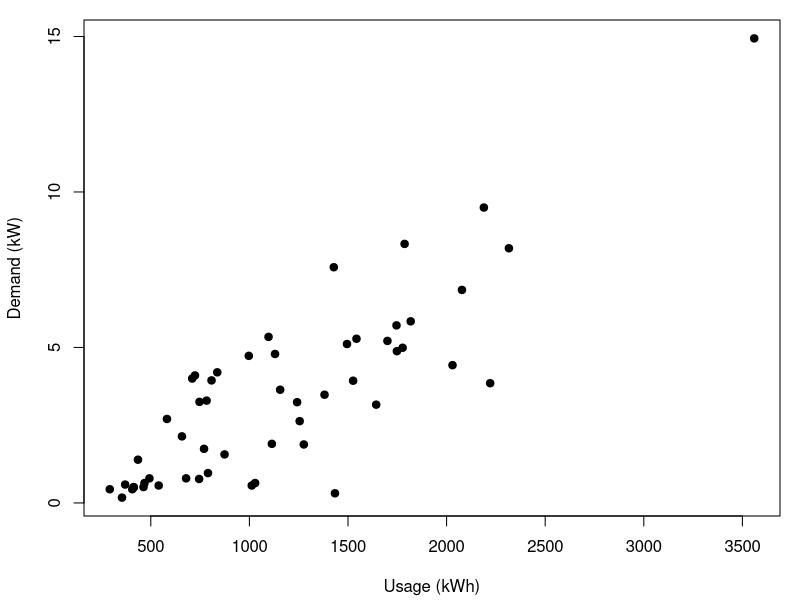
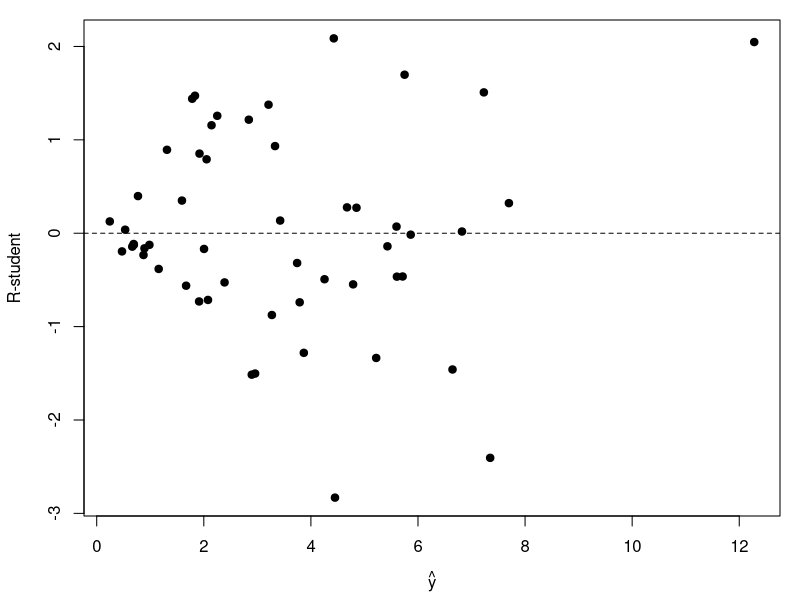
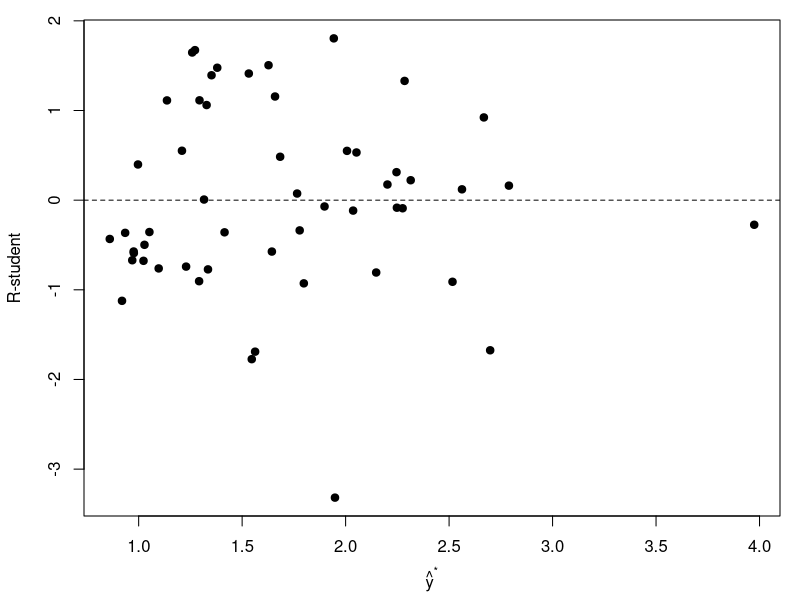
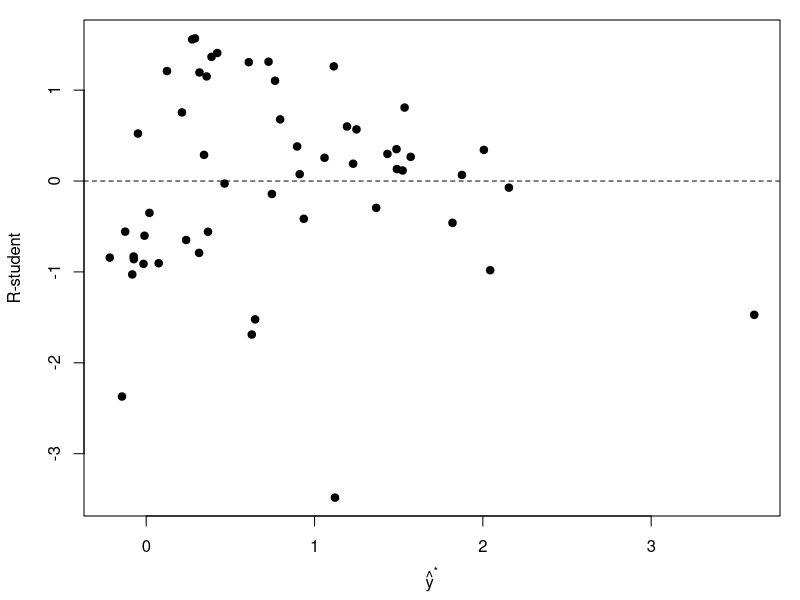
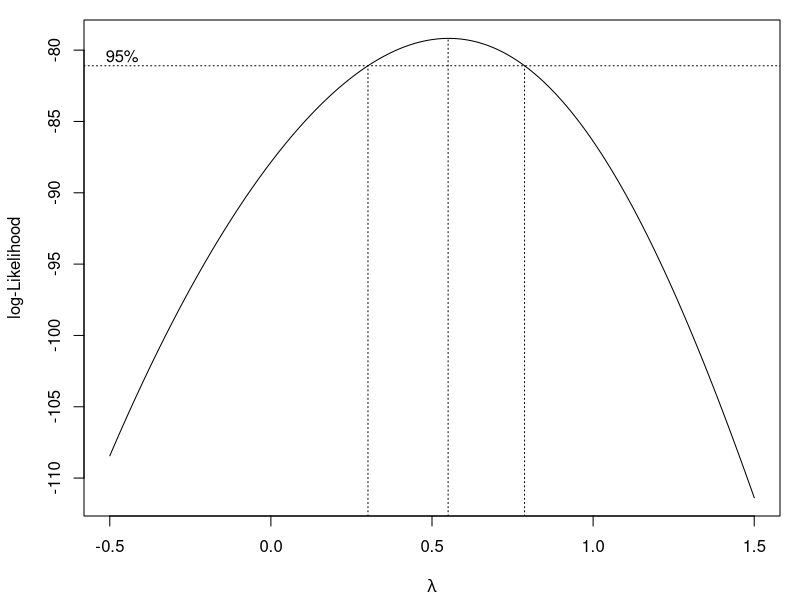

Recreate these plots in R, in order.
# Electric utility data (MPV Table 5.2, Examples 5.1 and 5.3)
# Variance-stabilizing transformation and Box-Cox procedure
library(MASS)

eu <- read.csv("electric-utility.csv")

plot_pdf <- function(file, expr, w = 5, h = 4) {
    pdf(file, width = w, height = h)
    par(mar = c(4.2, 4.2, 1, 1))
    force(expr)
    dev.off()
}

# ---- Scatter plot of demand vs usage (Figure 5.1) ----
plot_pdf("eu_scatter.pdf", {
    plot(eu$x, eu$y, pch = 19, xlab = "Usage (kWh)", ylab = "Demand (kW)")
})

# ---- Straight-line fit on the original scale ----
fit0 <- lm(y ~ x, data = eu)
print(summary(fit0))

plot_pdf("eu_rstudent_original.pdf", {
    plot(fitted(fit0), rstudent(fit0), pch = 19,
         xlab = expression(hat(y)), ylab = "R-student")
    abline(h = 0, lty = 2)
})

# ---- Square-root transformation ----
fit_sqrt <- lm(sqrt(y) ~ x, data = eu)
print(summary(fit_sqrt))

plot_pdf("eu_rstudent_sqrt.pdf", {
    plot(fitted(fit_sqrt), rstudent(fit_sqrt), pch = 19,
         xlab = expression(hat(y)^"*"), ylab = "R-student")
    abline(h = 0, lty = 2)
})

# ---- Log transformation (for comparison) ----
fit_log <- lm(log(y) ~ x, data = eu)
print(summary(fit_log))

plot_pdf("eu_rstudent_log.pdf", {
    plot(fitted(fit_log), rstudent(fit_log), pch = 19,
         xlab = expression(hat(y)^"*"), ylab = "R-student")
    abline(h = 0, lty = 2)
})

# ---- Box-Cox procedure with MASS::boxcox ----
lambda_grid <- seq(-0.5, 1.5, by = 0.01)
bc <- boxcox(y ~ x, data = eu, lambda = lambda_grid, plotit = FALSE)

lambda_hat <- bc$x[which.max(bc$y)]
cutoff <- max(bc$y) - qchisq(0.95, 1) / 2
ci <- range(bc$x[bc$y >= cutoff])
cat("lambda_hat =", lambda_hat, "\n")
cat("95% CI for lambda: (", ci[1], ",", ci[2], ")\n")

plot_pdf("eu_boxcox.pdf", {
    boxcox(y ~ x, data = eu, lambda = lambda_grid, plotit = TRUE)
})

# ---- SSRes(lambda) for the scaled response y^(lambda) (MPV, Example 5.3) ----
n <- nrow(eu)
y_dot <- exp(mean(log(eu$y)))

ssres_scaled <- function(lambda) {
    y_l <- if (abs(lambda) < 1e-8) {
        y_dot * log(eu$y)
    } else {
        (eu$y^lambda - 1) / (lambda * y_dot^(lambda - 1))
    }
    sum(resid(lm(y_l ~ eu$x))^2)
}

lambdas <- c(-1, -0.5, 0, 0.25, 0.5, 0.75, 1)
ssres_tab <- data.frame(lambda = lambdas,
                        SSRes = sapply(lambdas, ssres_scaled))
print(ssres_tab, digits = 6)

# ---- Model with the selected transformation ----
fit_bc <- lm(sqrt(y) ~ x, data = eu)
print(summary(fit_bc))
